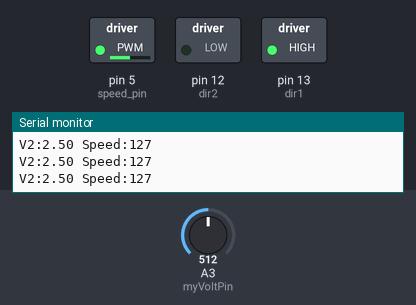
The sketch below on a simulated Arduino Uno, built with avr-gcc and run on an emulated ATmega328P. Parts: switched loads named in the sketch (green lamp = pin HIGH), the last lines printed to the serial monitor. The inputs (shaded band) are chosen by the test bench; at power-on: A3 (myVoltPin) = 512.

Above: at 1.2 s.
1.3 s: A3 (myVoltPin) set to 420
At 2.5 s:
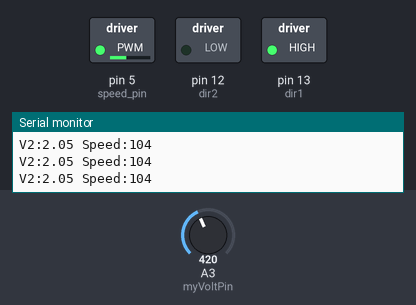
4.3 s: A3 (myVoltPin) set to 386
At 4.9 s:
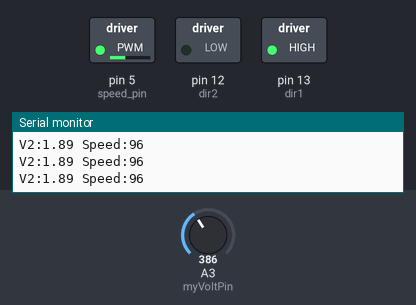
5.8 s: A3 (myVoltPin) set to 122
At 7.0 s:
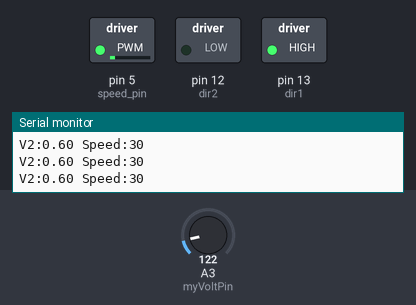
7.3 s: A3 (myVoltPin) set to 44
At 8.2 s:
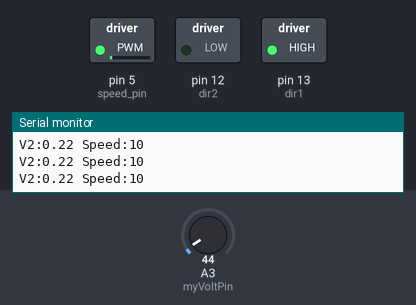
10.3 s: A3 (myVoltPin) set to 36
At 11.4 s:
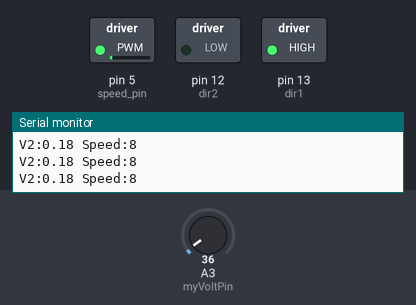
11.8 s: A3 (myVoltPin) set to 511
At 12.7 s:
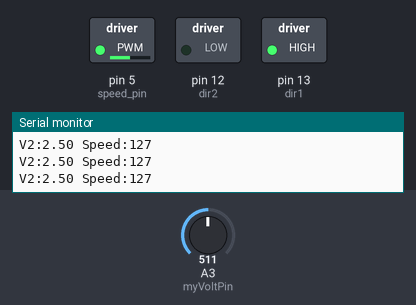
Timing chart, 0 to 14.3 s (numbered marks = the images above; inputs shaded):
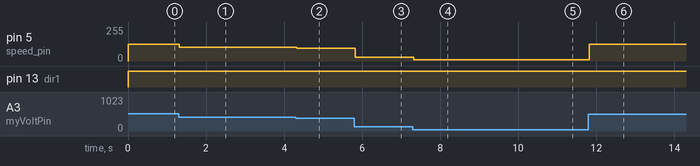

Measured:
- after the input at 1.3 s, pin 5 (speed_pin): 127/255 → 104/255 at once
- after the input at 4.3 s, pin 5 (speed_pin): 104/255 → 96/255 at once
- after the input at 5.8 s, pin 5 (speed_pin): 96/255 → 30/255 at once
- after the input at 7.3 s, pin 5 (speed_pin): 30/255 → 10/255 at once
- after the input at 10.3 s, pin 5 (speed_pin): 10/255 → 8/255 at once
- after the input at 11.8 s, pin 5 (speed_pin): 8/255 → 127/255 at once

The sketch:

motor_control.ino
```cpp
int speed_pin = 5;
int dir1 =13;
int dir2 = 12;
int mSpeed;
int myVoltPin = A3;
int readVal;
float V2;
int mspeed;
int del = 10;

void setup() {
pinMode(speed_pin,OUTPUT);
pinMode(dir1,OUTPUT);
pinMode(dir2,OUTPUT);
Serial.begin(9600);

}

void loop() {
digitalWrite(dir1,HIGH);
digitalWrite(dir2,LOW);
long sum = 0;
for(int i=0;i<10;i++){
  sum = sum + analogRead(myVoltPin);
}
float avgReading = sum/10;
V2 = avgReading*(5./1023.);
delay(del);
mspeed = (V2*255/5);
analogWrite(speed_pin,mspeed);
Serial.print("V2:");
Serial.print(V2);
Serial.print(" ");
Serial.print("Speed:");
Serial.println(mspeed);


}
```
